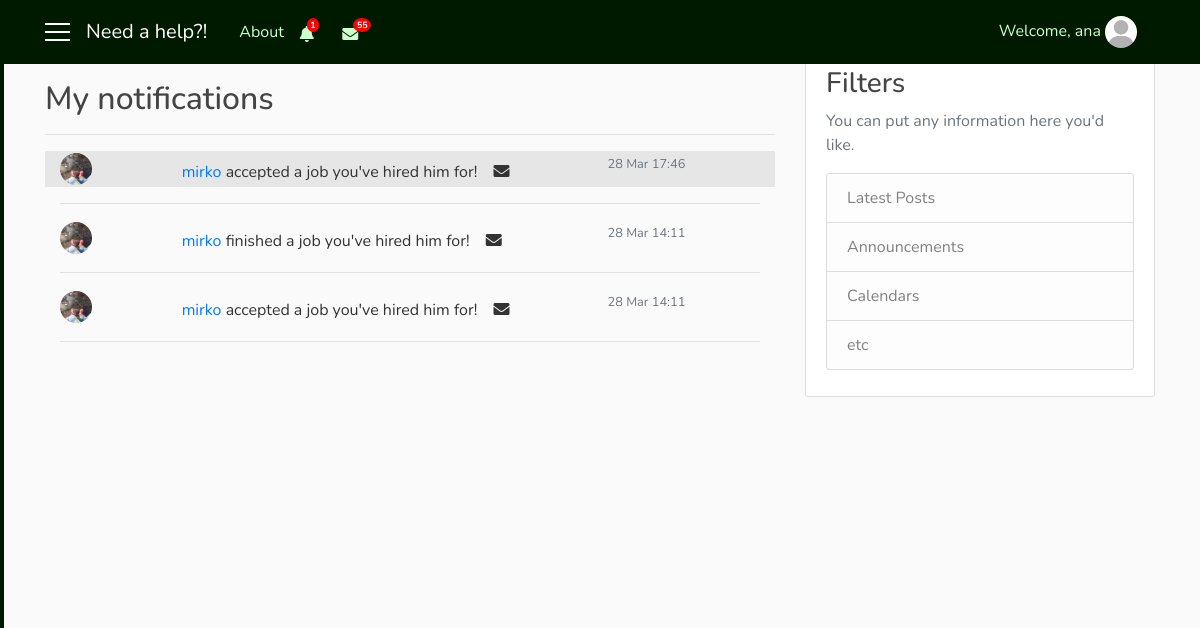
The app's page /notifications_client/2 (signed in), older data.
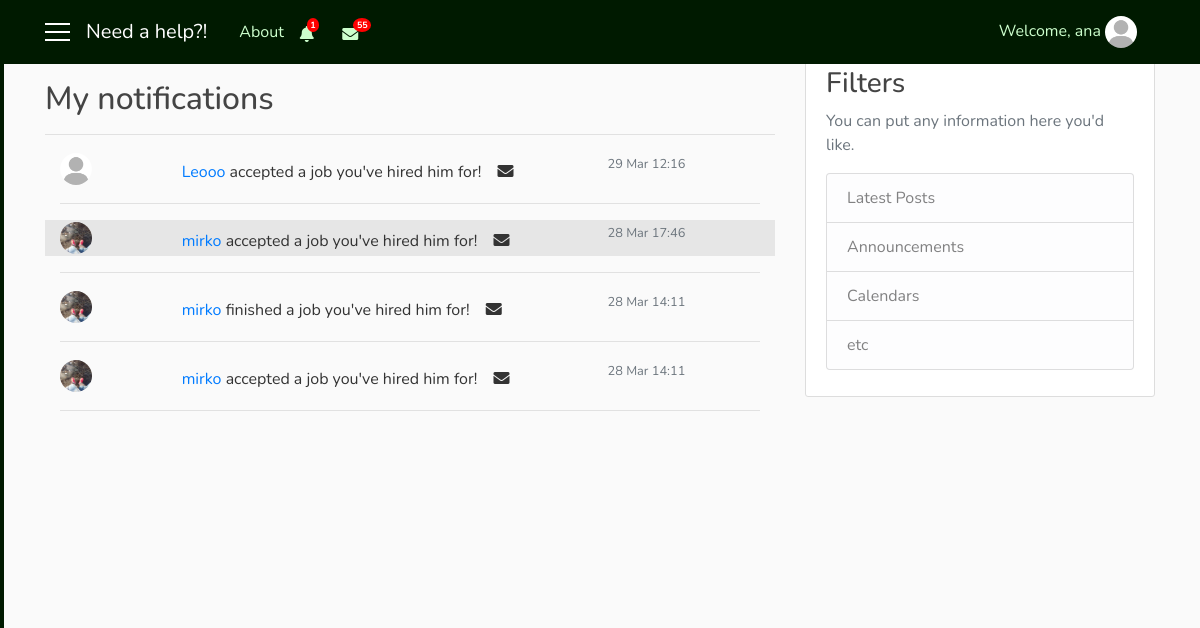
The same page, newer data.
### user/models.py (models this page shows, shortened)
class ClientNotifications(models.Model):
    client = models.ForeignKey(User, on_delete=models.CASCADE)
    notification = models.CharField(max_length=1000)
    url_to_go = models.CharField(max_length=200, default='-')
    date = models.DateTimeField(auto_now_add=True)
    seen = models.BooleanField(default=False)
    remove = models.BooleanField(default=False)

### need_a_help_app/views.py (the view)
# urls.py: path('notifications_client/<int:pk>', views.NotificationsClientListView.as_view(), name='notifications_client'),
class NotificationsClientListView(LoginRequiredMixin, ListView):
    model = ClientNotifications
    template_name = 'need_a_help_app/notifications_client.html'
    context_object_name = 'notif'
    paginate_by = 5
    def get_queryset(self):
        user = get_object_or_404(User, pk=self.kwargs.get('pk'))
        return ClientNotifications.objects.filter(client=user).order_by('-date')
    def get_context_data(self, **kwargs):
        context_data = super(NotificationsClientListView, self).get_context_data(**kwargs)
        users = User.objects.all()
        us = self.request.user
        not_c = ClientNotifications.objects.filter(client=us, remove=False).order_by('-date')
        not_cli = ClientNotifications.objects.filter(client=us, seen=False).count()
        context_data['us'] = users
        context_data['not_c'] = not_c
        context_data['not_cli'] = not_cli
        return context_data

### need_a_help_app/templates/need_a_help_app/notifications_client.html (shortened to what this page needs)
{% extends 'need_a_help_app/base.html' %}
{% block notify_client %}
    {% if not_c %}
        <i class="nav-item nav-link fas fa-bell mt-1 popOver" data-title="Notifications" data-content="
            <div class='container'>
                {% for n in not_c|slice:'5' %}
                    <div {% if not n.seen %}class='row not_seen'{% else %}class='row not_row' style='cursor: pointer;'{% endif %} onclick='location.href=&quot;{{ n.url_to_go }}?not_c={{ n.id }}&quot;;'>
                        {{ n.notification }}
                        <div class='col-sm-3 col-md-3 col-lg-3'>
                            <small class='text-secondary text-muted'>{{ n.date|date:'dM H:i' }}</small>
                        </div>
                    </div>
                    <hr width=100%>
                {% endfor %}
                <div class='row'>
                    <div class='col-sm-12 col-md-12 col-lg-12 pl-5'>
                        <a href='{% url 'notifications_repairman' user.id %}'>Show all notifications</a>
                    </div>
                </div>
            </div>" data-placement="bottom" data-html="true" data-toggle="popover" data-container="body" data-trigger="click"></i>
        {% if not_cli %}
            <span class="badge badge-notify-bell">{{ not_cli }}</span>
        {% endif %}
    {% else %}
        <i class="nav-item nav-link fas fa-bell mt-1 popOver" data-title="Notifications" data-content="
            <h6 class='text-secondary text-muted' align='center'>No results</h6>" data-placement="bottom" data-html="true" data-toggle="popover" data-container="body" data-trigger="hover"></i>
    {% endif %}
{% endblock %}
{% block mess_client %}
        <span class="badge badge-notify-mess">55</span>
{% endblock %}
{% block content %}
   <h2 class="pt-4">My notifications</h2>
   <hr width="100%">
   {% if notif %}
        <div class='container'>
           {% for n in notif %}
                {% if not n.seen %}
                    <div class="row not_seen" onclick="location.href=&quot;{{ n.url_to_go }}?not_c={{ n.id }}&quot;;">
                        {% autoescape off %}{{ n.notification }}{% endautoescape %}
                        <div class="col-sm-3 col-md-3 col-lg-3">
                            <small class="text-secondary text-muted">{{ n.date|date:'d M H:i' }}</small>
                        </div>
                    </div>
                {% else %}
                    <div class='row not_row' style='cursor: pointer;' onclick="location.href=&quot;{{ n.url_to_go }}?not_c={{ n.id }}&quot;;">
                        {% autoescape off %}{{ n.notification }}{% endautoescape %}
                        <div class="col-sm-3 col-md-3 col-lg-3">
                            <small class="text-secondary text-muted">{{ n.date|date:'d M H:i' }}</small>
                        </div>
                    </div>
                {% endif %}
                <hr width=100%>
           {% endfor %}
        </div>
    {% else %}
    <h3 class="text-secondary text-muted" align="center">No results</h3>
   {% endif %}
    <div class="container" align="center">
        <div class="row">
            <div class="col-sm-12 col-md-12 col-lg-12 align-items-center justify-content" style="margin: auto">
            </div>
        </div>
   </div>
{% endblock %}

### need_a_help_app/templates/need_a_help_app/base.html (shortened to what this page needs)
{% load static %}
<!DOCTYPE html>
<html>
    <head>
        <link rel="stylesheet" href="https://maxcdn.bootstrapcdn.com/bootstrap/4.0.0/css/bootstrap.min.css">
        <link rel="stylesheet" href="https://use.fontawesome.com/releases/v5.7.2/css/all.css">
        <link rel="stylesheet" type="text/css" href="{% static 'need_a_help_app/style.css' %}">
    </head>
    <body>
      <div id="wrapper">
          {% if user.is_authenticated and user.profile.role == 'client' %}
            <div id="sidebar-wrapper">
                <ul class="sidebar-nav">
                    <div class="list-group pt-2 d-none d-sm-none d-md-block d-lg-block">
                      <a class="list-group-item sb" href="{% url 'main_client' %}">&nbsp; Home</a>
                      <a class="list-group-item sb" href="{% url 'inbox' user.id %}">&nbsp; Messages</a>
                      <a class="list-group-item sb" href="{% url 'notifications_client' user.id %}">&nbsp; My notifications</a>
                      <a class="list-group-item sb" href="{% url 'profile' user.id %}">&nbsp; Settings</a>
                      <a class="list-group-item sb" href="{% url 'favorites' %}">&nbsp; My favourites</a>
                    </div>
                </ul>
            </div>
          {% endif %}
          <header class="site-header">
            <nav class="navbar navbar-expand-md navbar-dark bg-steel fixed-top">
              <div class="container">
                {% if user.is_authenticated %}
                  <a href='#' id='menu-toggle'><div class='menu-icon'></div>
                                  <div class='menu-icon'></div>
                                  <div class='menu-icon'></div></a>
                  {% if user.profile.role == 'client' %}
                    <a class="navbar-brand mr-4 ml-3 d-none d-sm-none d-md-block d-lg-block" href="{% url 'main_client' %}">Need a help?!</a>
                  {% else %}
                    <a class="navbar-brand mr-4 ml-3 d-none d-sm-none d-md-block d-lg-block" href="{% url 'main_repairman' %}">Need a help?!</a>
                    <a class="navbar-brand mr-auto ml-auto d-md-none d-lg-none" href="{% url 'main_repairman' %}">Need a help?!</a>
                  {% endif %}
                {% endif %}
                <div class="collapse navbar-collapse" id="navbarToggle">
                  <div class="navbar-nav mr-auto">
                    <a class="nav-item nav-link" href="{% url 'about' %}">About</a>
                    {% if user.is_authenticated %}
                      <div  class="collapse navbar-collapse hidden-xs">
                        {% if user.profile.role == 'repairman' %}
                          {% block notify_repairman %}{% endblock %}
                        {% else %}
                          {% block notify_client %}{% endblock %}
                        {% endif %}
                        <i class="nav-item nav-link fas fa-envelope mt-1"></i>
                        {% block mess_client %}{% endblock %}
                      </div>
                    {% else %}
                      <div class="d-sm-block d-md-none">
                        <a class="nav-item nav-link" href="{% url 'login' %}">Login</a>
                        <a class="nav-item nav-link" href="{% url 'register' %}">Register</a>
                      </div>
                    {% endif %}
                  </div>
                </div>
                  <div class="navbar-nav">
                    {% if user.is_authenticated %}
                      <div class="collapse navbar-collapse hidden-xs">
                          <span class="nav-item nav-link">Welcome, {{ user.username }}
                            <img class="rounded-circle navbar-img popOver" data-title="Logged in as {{ user.profile.role }}" data-content="
                                <a class='list-group-item sb' href='{% url 'info' user.id %}'><i class='fa fa-user fa-fw' aria-hidden='true'></i>&nbsp; My profile</a>
                                <a class='list-group-item sb' href='{% url 'logout' %}'><i class='fas fa-power-off'></i>&nbsp Logout</a>" data-placement="bottom" data-html="true" data-toggle="popover" data-container="body" data-trigger="click" src="{{ user.profile.photo.url }}">
                          </span>
                      </div>
                    {% else %}
                      <div class="collapse navbar-collapse">
                        <a class="nav-item nav-link" href="{% url 'login' %}">Login</a>
                        <a class="nav-item nav-link" href="{% url 'register' %}">Register</a>
                      </div>
                    {% endif %}
                  </div>
              </div>
            </nav>
          </header>
          <div id="page-content-wrapper">
            <main role="main" class="container">
              <div class="row">
                <div class="col-sm-8 col-md-8 col-lg-8">
                  {% block content %}{% endblock %}
                </div>
                {% if user.is_authenticated %}
                  {% block filters %}
                    <div class="col-sm-4 col-md-4 col-lg-4">
                      <div class="content-section">
                        <h3>Filters</h3>
                        <p class='text-muted'>You can put any information here you'd like.
                          <ul class="list-group">
                            <li class="list-group-item list-group-item-light">Latest Posts</li>
                            <li class="list-group-item list-group-item-light">Announcements</li>
                            <li class="list-group-item list-group-item-light">Calendars</li>
                            <li class="list-group-item list-group-item-light">etc</li>
                          </ul>
                        </p>
                      </div>
                    </div>
                  {% endblock %}
                {% endif %}
              </div>
            </main>
          </div>
    </div>
    </body>
</html>

### need_a_help_app/static/need_a_help_app/style.css (style rules this page uses)
body { background: #fafafa; color: #333333; margin-top: 56px; font-family: Nunito; }
h1, h2, h3, h4, h5, h6 { color: #444444; }
ul { margin: 0; }
.bg-steel { background-color: #001a00; }
.site-header .navbar-nav .nav-link { color: #ccffcc; }
.content-section { background: #ffffff; padding: 10px 20px; border: 1px solid #dddddd; border-radius: 3px; margin-bottom: 20px; }
.navbar-img { height: 32px; width: 32px; margin-right: 10px; cursor: pointer; }
.menu-icon { width: 25px; height: 2px; background-color: white; margin: 6px 0; }
.sidebar-nav { padding-left: 0px; color: black; }
#sidebar-wrapper { z-index: 1; position: fixed; width: 0; height: 100%; overflow-y: hidden; background-color: #001a00; border: 2px solid #001a00; }
#page-content-wrapper { width: 100%; position: static; padding: 0; }
.sb { background-color: #001a00; color: #ccffcc; opacity: 0.9; }
.badge-notify-bell { background: red; position: relative; color: white; border-radius: 50%; top: -7px; left: -15px; font-size: xx-small; }
.badge-notify-mess { background: red; position: relative; color: white; border-radius: 50%; top: -7px; left: -13px; font-size: xx-small; }
.not_seen { background: #e6e6e6; cursor: pointer; }
.fa-bell { cursor: pointer; }
.fa-envelope { cursor: pointer; }

Row changes from the older to the newer data that the page shows:
added ClientNotifications: notification (placeholder picture), notification "Leooo accepted a job you've hired him for!", date "29 Mar 12:16"
